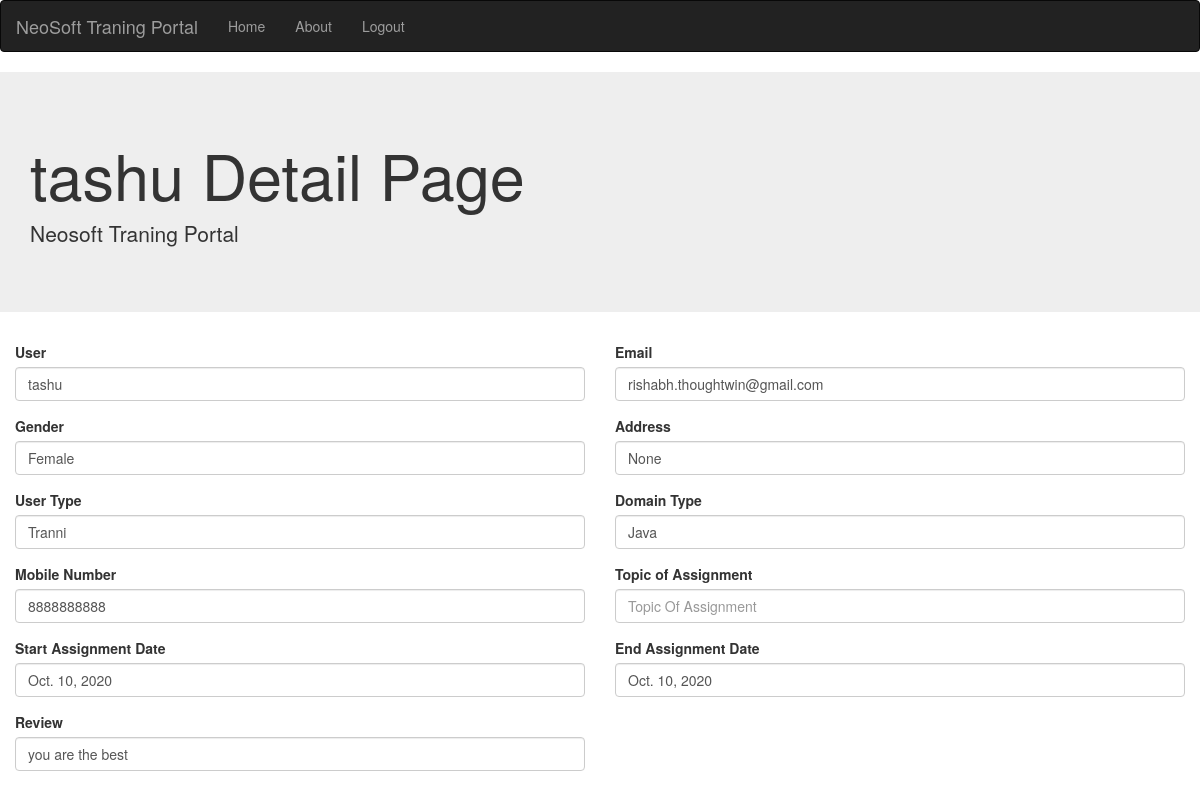
The app's page /assign-detail/4/, older data.
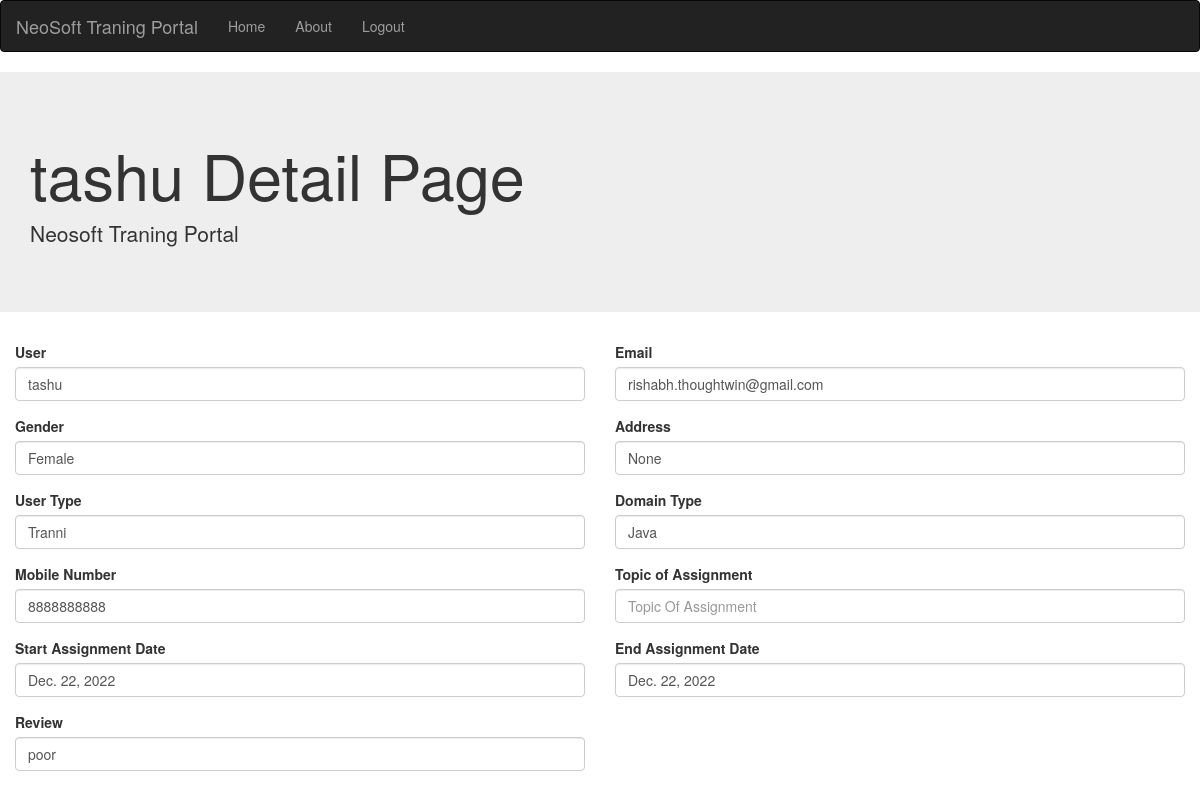
The same page, newer data.
### core/models.py (models this page shows, shortened)
class Assignment(models.Model):
    Start_traning_date = models.DateField(auto_now=False, auto_now_add=False)
    End_traning_date = models.DateField(auto_now=False, auto_now_add=False)
    Topic_of_assignment = models.CharField(max_length=50)
    user = models.ForeignKey(User,on_delete=models.CASCADE)

class Review(models.Model):
    review = models.TextField(max_length=100)
    user = models.ForeignKey(User,on_delete=models.CASCADE)

### core/views.py (the view)
# urls.py: path('assign-detail/<int:pk>/',UserAssignmentDetailView.as_view(),name='assign-detail'),
class UserAssignmentDetailView(View):
    def get(self,request,*args,**kwargs):
        if request.method == "GET":
            user_id=kwargs.get('pk')
            user = User.objects.filter(pk=user_id).last()
            assignment= Assignment.objects.filter(user_id=user_id).last()
            traning = Traning.objects.filter(user_id=user_id).last()
            review = Review.objects.filter(user_id=user_id).last()
            client = Client.objects.filter(user_id=user_id).last()
            return render(request, 'core/user_assign_detail.html', {'user':user,'assignment':assignment,'traning':traning,'review':review,'client':client})

### core/models.py (called while the page is built)
    def __str__(self):
        return f"{self.first_name}"

### core/templates/core/user_assign_detail.html (shortened to what this page needs)
{% extends 'core/base.html' %}
{%load static %}
{% block content %}
<head>
</head>
<body>
	<nav class="navbar navbar-inverse">
		<div class="container-fluid">
		  <div class="navbar-header">
			<a class="navbar-brand" href="#">NeoSoft Traning Portal</a>
		  </div>
		  <ul class="nav navbar-nav">
			<li><a href="{% url 'core:tl' %}">Home</a></li>
			<li><a href="{% url 'core:about' %}">About</a></li>
			<li><a href="{% url 'core:login' %}">Logout</a></li>
		  </ul>
		</div>
	</nav>
	<div class="jumbotron jumbotron-fluid">
		<div class="container">
		  <h1 class="display-4">{{user}} Detail Page</h1>
		  <p class="lead">Neosoft Traning Portal</p>
		</div>
	</div>
	<div class="col-md-6">
		<div class="form-group">
			<label>User</label>
			<input
			class="form-control"
			type="text"
			formControlName="drive_type"
			placeholder="Username"
			value="{{user.first_name}}"
			/>
		</div>
	</div>
	<div class="col-md-6">
		<div class="form-group">
			<label>Email</label>
			<input
			class="form-control"
			type="text"
			formControlName="drive_type"
			placeholder="Email"
			value='{{user.email}}'
			/>
		</div>
	</div>
	<div class="col-md-6">
		<div class="form-group">
			<label>Gender</label>
			<input
			class="form-control"
			type="text"
			formControlName="drive_type"
			placeholder="Gender"
			value='{{user.gender}}'
			/>
		</div>
	</div>
	<div class="col-md-6">
		<div class="form-group">
			<label>Address</label>
			<input
			class="form-control"
			type="text"
			formControlName="drive_type"
			placeholder="Address"
			value='{{user.address}}'
			/>
		</div>
	</div>
	<div class="col-md-6">
		<div class="form-group">
			<label>User Type</label>
			<input class="form-control" type="text" formControlName="drive_type" placeholder="User Type" value="{{user.User_type}}">
		</div>
	</div>
	<div class="col-md-6">
		<div class="form-group">
			<label>Domain Type</label>
			<input class="form-control" type="text" formControlName="drive_type" placeholder="Domain Type" value="{{user.field_type}}">
		</div>
	</div>
	<div class="col-md-6">
		<div class="form-group">
			<label>Mobile Number </label>
			<input class="form-control" type="text" formControlName="drive_type" placeholder="Mobile number" value="{{user.mobile_number}}">
		</div>
	</div>
	<div class="col-md-6">
		<div class="form-group">
			<label>Topic of Assignment</label>
			<input
			class="form-control"
			type="text"
			formControlName="drive_type"
			placeholder="Topic Of Assignment"
			value="{{assignment.assignment_topic}}"
			/>
		</div>
	</div>
	<div class="col-md-6">
		<div class="form-group">
			<label>Start Assignment Date</label>
			<input
			class="form-control"
			type="text"
			formControlName="drive_type"
			placeholder="Start Assignment Date"
			value='{{ assignment.Start_traning_date }}'
			/>
		</div>
	</div>
	<div class="col-md-6">
		<div class="form-group">
			<label>End Assignment Date</label>
			<input
			class="form-control"
			type="text"
			formControlName="drive_type"
			placeholder="End Assignment Date"
			value='{{assignment.End_traning_date}}'
			/>
		</div>
	</div>
	<div class="col-md-6">
		<div class="form-group">
			<label>Review</label>
			<input
			class="form-control"
			type="text"
			formControlName="drive_type"
			placeholder="Review"
			value='{{review.review}}'
			/>
		</div>
	</div>
</body>
{% endblock %}

Row changes from the older to the newer data that the page shows:
no longer on this page (row unchanged): Assignment: Start_traning_date "Oct. 10, 2020", End_traning_date "Oct. 10, 2020"
no longer on this page (row unchanged): Review: review "you are the best"
added Assignment: Start_traning_date "Dec. 22, 2022", End_traning_date "Dec. 22, 2022"
added Review: review "poor"
